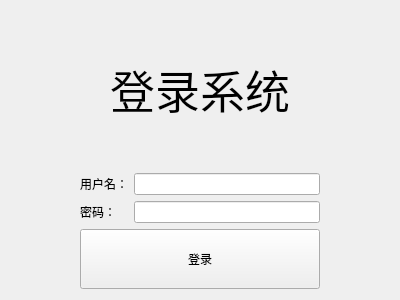
<?xml version="1.0" encoding="UTF-8"?>
<ui version="4.0">
 <class>LoginWindow</class>
 <widget class="QWidget" name="LoginWindow">
  <property name="geometry">
   <rect>
    <x>0</x>
    <y>0</y>
    <width>400</width>
    <height>300</height>
   </rect>
  </property>
  <property name="windowTitle">
   <string>Form</string>
  </property>
  <layout class="QGridLayout" name="gridLayout_2">
   <item row="0" column="1">
    <widget class="QLabel" name="label_3">
     <property name="font">
      <font>
       <pointsize>34</pointsize>
      </font>
     </property>
     <property name="text">
      <string>登录系统</string>
     </property>
     <property name="alignment">
      <set>Qt::AlignCenter</set>
     </property>
    </widget>
   </item>
   <item row="1" column="1">
    <layout class="QGridLayout" name="gridLayout">
     <item row="0" column="2">
      <widget class="QLineEdit" name="usernameLineEdit"/>
     </item>
     <item row="0" column="0" colspan="2">
      <widget class="QLabel" name="label">
       <property name="text">
        <string>用户名：</string>
       </property>
      </widget>
     </item>
     <item row="1" column="0">
      <widget class="QLabel" name="label_2">
       <property name="text">
        <string>密码：</string>
       </property>
      </widget>
     </item>
     <item row="1" column="2">
      <widget class="QLineEdit" name="passwordLineEdit">
       <property name="echoMode">
        <enum>QLineEdit::Password</enum>
       </property>
      </widget>
     </item>
    </layout>
   </item>
   <item row="2" column="1">
    <widget class="QPushButton" name="loginButton">
     <property name="minimumSize">
      <size>
       <width>240</width>
       <height>60</height>
      </size>
     </property>
     <property name="maximumSize">
      <size>
       <width>80</width>
       <height>16777215</height>
      </size>
     </property>
     <property name="text">
      <string>登录</string>
     </property>
    </widget>
   </item>
   <item row="2" column="0">
    <spacer name="horizontalSpacer">
     <property name="orientation">
      <enum>Qt::Horizontal</enum>
     </property>
     <property name="sizeHint" stdset="0">
      <size>
       <width>40</width>
       <height>20</height>
      </size>
     </property>
    </spacer>
   </item>
   <item row="1" column="2">
    <spacer name="horizontalSpacer_2">
     <property name="orientation">
      <enum>Qt::Horizontal</enum>
     </property>
     <property name="sizeHint" stdset="0">
      <size>
       <width>40</width>
       <height>20</height>
      </size>
     </property>
    </spacer>
   </item>
  </layout>
 </widget>
 <resources/>
 <connections/>
</ui>
